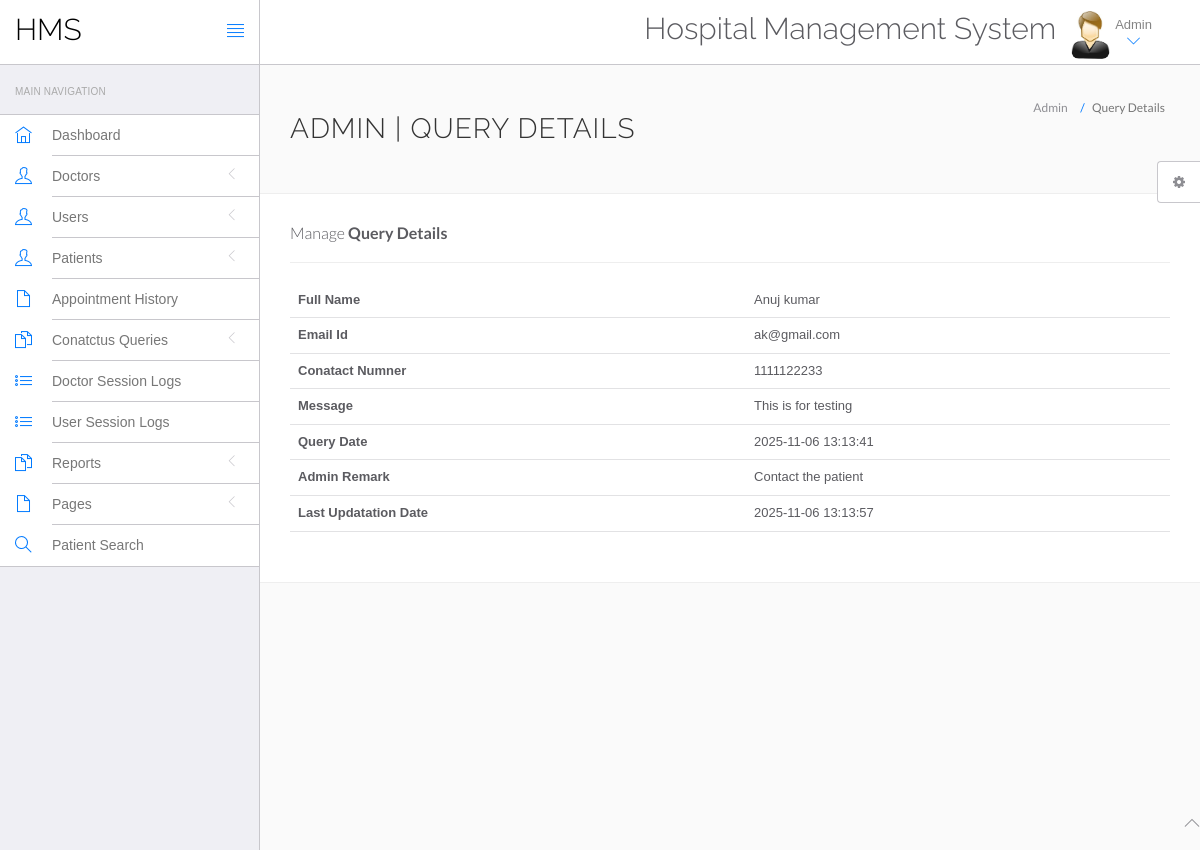
/hms/admin/query-details.php?id=2 (signed in), run on the app's committed database.
### tables this page shows
CREATE TABLE `tblcontactus` (
  `id` int(11) NOT NULL,
  `fullname` varchar(255) DEFAULT NULL,
  `email` varchar(255) DEFAULT NULL,
  `contactno` bigint(12) DEFAULT NULL,
  `message` mediumtext DEFAULT NULL,
  `PostingDate` timestamp NULL DEFAULT current_timestamp(),
  `AdminRemark` mediumtext DEFAULT NULL,
  `LastupdationDate` timestamp NULL DEFAULT NULL ON UPDATE current_timestamp(),
  `IsRead` int(11) DEFAULT NULL
);

### hms/admin/query-details.php (the view, shortened to what this page needs)
<?php
include('include/config.php');
if(strlen($_SESSION['id']==0)) {
 header('location:logout.php');
  } else{
?>
<!DOCTYPE html>
<html lang="en">
	<head>
		<link rel="stylesheet" href="vendor/bootstrap/css/bootstrap.min.css">
		<link rel="stylesheet" href="vendor/fontawesome/css/font-awesome.min.css">
		<link rel="stylesheet" href="vendor/themify-icons/themify-icons.min.css">
		<link href="vendor/animate.css/animate.min.css" rel="stylesheet" media="screen">
		<link href="vendor/perfect-scrollbar/perfect-scrollbar.min.css" rel="stylesheet" media="screen">
		<link href="vendor/switchery/switchery.min.css" rel="stylesheet" media="screen">
		<link href="vendor/bootstrap-touchspin/jquery.bootstrap-touchspin.min.css" rel="stylesheet" media="screen">
		<link href="vendor/select2/select2.min.css" rel="stylesheet" media="screen">
		<link href="vendor/bootstrap-datepicker/bootstrap-datepicker3.standalone.min.css" rel="stylesheet" media="screen">
		<link href="vendor/bootstrap-timepicker/bootstrap-timepicker.min.css" rel="stylesheet" media="screen">
		<link rel="stylesheet" href="assets/css/styles.css">
		<link rel="stylesheet" href="assets/css/plugins.css">
		<link rel="stylesheet" href="assets/css/themes/theme-1.css" id="skin_color" />
	</head>
	<body>
		<div id="app">
<?php include('include/sidebar.php');?>
			<div class="app-content">
						<?php include('include/header.php');?>
				<div class="main-content" >
					<div class="wrap-content container" id="container">
						<section id="page-title">
							<div class="row">
								<div class="col-sm-8">
									<h1 class="mainTitle">Admin | Query Details</h1>
																	</div>
								<ol class="breadcrumb">
									<li>
										<span>Admin</span>
									</li>
									<li class="active">
										<span>Query Details</span>
									</li>
								</ol>
							</div>
						</section>
						<div class="container-fluid container-fullw bg-white">
									<div class="row">
								<div class="col-md-12">
									<h5 class="over-title margin-bottom-15">Manage <span class="text-bold">Query Details</span></h5>
												<hr />
									<table class="table table-hover" id="sample-table-1">
										<tbody>
<?php
$qid=intval($_GET['id']);
$sql=mysqli_query($con,"select * from tblcontactus where id='$qid'");
while($row=mysqli_fetch_array($sql))
{
?>
											<tr>
												<th>Full Name</th>
												<td><?php echo $row['fullname'];?></td>
											</tr>
											<tr>
												<th>Email Id</th>
												<td><?php echo $row['email'];?></td>
											</tr>
											<tr>
												<th>Conatact Numner</th>
												<td><?php echo $row['contactno'];?></td>
											</tr>
											<tr>
												<th>Message</th>
												<td><?php echo $row['message'];?></td>
												</tr>
																						<tr>
												<th>Query Date</th>
												<td><?php echo $row['PostingDate'];?></td>
												</tr>
<?php if($row['AdminRemark']==""){?>
<form name="query" method="post">
	<tr>
												<th>Admin Remark</th>
												<td><textarea name="adminremark" class="form-control" required="true"></textarea></td>
												</tr>
												<tr>
													<td>&nbsp;</td>
													<td>
														<button type="submit" class="btn btn-primary pull-left" name="update">
		Update <i class="fa fa-arrow-circle-right"></i>
								</button>
													</td>
												</tr>
</form>
													<?php } else {?>
	<tr>
												<th>Admin Remark</th>
												<td><?php echo $row['AdminRemark'];?></td>
												</tr>
<tr>
												<th>Last Updatation Date</th>
												<td><?php echo $row['LastupdationDate'];?></td>
												</tr>
											<?php
											 }} ?>
										</tbody>
									</table>
								</div>
							</div>
								</div>
							</div>
						</div>
					</div>
				</div>
	<?php include('include/footer.php');?>
	<?php include('include/setting.php');?>
	</body>
</html>
<?php } ?>

### hms/admin/assets/css/themes/theme-1.css (style rules this page uses)
body { background: #FAFAFA; }

### data on the page
tblcontactus: fullname "Anuj kumar", email "ak@gmail.com", contactno "1111122233", message "This is for testing", PostingDate "2025-11-06 13:13:41", AdminRemark "Contact the patient", LastupdationDate "2025-11-06 13:13:57"
